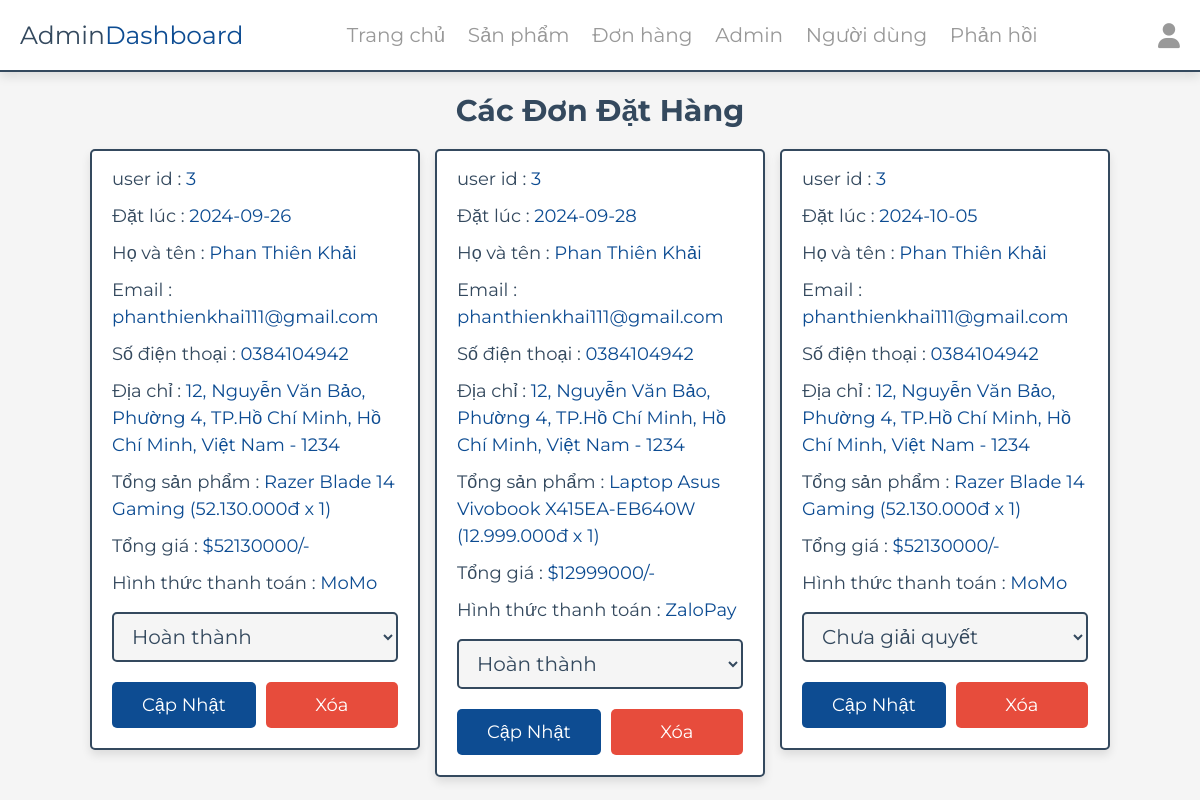
The page /admin/placed_orders.php (signed in) on the database its author committed.
### tables this page shows
CREATE TABLE `orders` (
  `id` int(100) NOT NULL,
  `user_id` int(100) NOT NULL,
  `name` varchar(20) NOT NULL,
  `number` varchar(10) NOT NULL,
  `email` varchar(50) NOT NULL,
  `method` varchar(50) NOT NULL,
  `address` varchar(500) NOT NULL,
  `total_products` varchar(1000) NOT NULL,
  `total_price` int(100) NOT NULL,
  `placed_on` date NOT NULL DEFAULT current_timestamp(),
  `payment_status` varchar(20) NOT NULL DEFAULT 'pending'
);

### admin/placed_orders.php (the view, shortened to what this page needs)
<?php
include '../components/connect.php';
?>
<!DOCTYPE html>
<html lang="en">
<head>
   <link rel="stylesheet" href="https://cdnjs.cloudflare.com/ajax/libs/font-awesome/6.1.1/css/all.min.css">
   <link rel="stylesheet" href="../css/admin_style.css">
</head>
<body>
   <?php include '../components/admin_header.php' ?>
   <section class="placed-orders">
      <h1 class="heading">Các đơn đặt hàng</h1>
      <div class="box-container">
         <?php
         $select_orders = $conn->prepare("SELECT * FROM `orders`");
         $select_orders->execute();
         if ($select_orders->rowCount() > 0) {
            while ($fetch_orders = $select_orders->fetch(PDO::FETCH_ASSOC)) {
         ?>
               <div class="box">
                  <p> user id : <span><?= $fetch_orders['user_id']; ?></span> </p>
                  <p> Đặt lúc : <span><?= $fetch_orders['placed_on']; ?></span> </p>
                  <p> Họ và tên : <span><?= $fetch_orders['name']; ?></span> </p>
                  <p> Email : <span><?= $fetch_orders['email']; ?></span> </p>
                  <p> Số điện thoại : <span><?= $fetch_orders['number']; ?></span> </p>
                  <p> Địa chỉ : <span><?= $fetch_orders['address']; ?></span> </p>
                  <p> Tổng sản phẩm : <span><?= $fetch_orders['total_products']; ?></span> </p>
                  <p> Tổng giá : <span>$<?= $fetch_orders['total_price']; ?>/-</span> </p>
                  <p> Hình thức thanh toán : <span><?= $fetch_orders['method']; ?></span> </p>
                  <form action="" method="POST">
                     <select name="payment_status" class="drop-down">
                        <option value="" selected disabled><?php
                                                            if ($fetch_orders['payment_status'] == 'pending') {
                                                               echo "Chưa giải quyết";
                                                            } else {
                                                               echo "Hoàn thành";
                                                            }
                                                            ?></option>
                     </select>
                     <div class="flex-btn">
                        <input type="submit" value="Cập nhật" class="btn" name="update_payment">
                        <a href="placed_orders.php?delete=<?= $fetch_orders['id']; ?>" class="delete-btn" onclick="return confirm('Xóa đơn hàng này?');">Xóa</a>
                     </div>
                  </form>
               </div>
         <?php
            }
         } else {
            echo '<p class="empty">Chưa có đơn đặt hàng!</p>';
         }
         ?>
      </div>
   </section>
</body>
</html>

### css/admin_style.css (style rules this page uses)
:root { --main-color: #0D4C92; --red: #e74c3c; --orange: #f39c12; --black: #34495e; --white: #fff; --light-bg: #f5f5f5; --light-orange:#e1af25; --light-color: #999; --border: .2rem solid var(--black); --box-shadow: 0 .5rem 1rem rgba(0, 0, 0, .1); }
* { font-family: 'Montserrat', sans-serif; margin: 0; padding: 0; box-sizing: border-box; text-decoration: none; outline: none; border: none; }
html { font-size: 62.5%; overflow-x: hidden; }
body { background-color: var(--light-bg); }
section { max-width: 1200px; margin: 0 auto; padding: 2rem; }
.btn, .delete-btn, .option-btn { display: block; margin-top: 1rem; border-radius: .5rem; cursor: pointer; width: 100%; font-size: 1.8rem; color: var(--white); padding: 1.2rem 3rem; text-transform: capitalize; text-align: center; }
.btn { background-color: var(--main-color); }
.delete-btn { background-color: var(--red); }
.flex-btn { display: flex; gap: 1rem; }
.heading { text-align: center; margin-bottom: 2rem; text-transform: capitalize; color: var(--black); font-size: 3rem; }
.placed-orders .box-container { display: grid; grid-template-columns: repeat(auto-fit, 33rem); gap: 1.5rem; justify-content: center; align-items: flex-start; }
.placed-orders .box-container .box { background-color: var(--white); border-radius: .5rem; box-shadow: var(--box-shadow); border: var(--border); padding: 2rem; padding-top: 1rem; }
.placed-orders .box-container .box p { padding: .5rem 0; line-height: 1.5; font-size: 1.8rem; color: var(--black); }
.placed-orders .box-container .box p span { color: var(--main-color); }
.placed-orders .box-container .box .drop-down { width: 100%; margin: 1rem 0; background-color: var(--light-bg); padding: 1rem 1.4rem; font-size: 2rem; color: var(--black); border: var(--border); border-radius: .5rem; }

### rows shown on the page
orders: user "3", placed_on "2024-09-26", name "Phan Thiên Khải", email "phanthienkhai111@gmail.com", number "0384104942", address "12, Nguyễn Văn Bảo, Phường 4, TP.Hồ Chí Minh, Hồ Chí Minh, Việt Nam - 1234", total_products "Razer Blade 14 Gaming (52.130.000 đ x 1)", total_price "52130000", method "MoMo"
orders: user "3", placed_on "2024-09-28", name "Phan Thiên Khải", email "phanthienkhai111@gmail.com", number "0384104942", address "12, Nguyễn Văn Bảo, Phường 4, TP.Hồ Chí Minh, Hồ Chí Minh, Việt Nam - 1234", total_products "Laptop Asus Vivobook X415EA-EB640W (12.999.000 đ x 1)", total_price "12999000", method "ZaloPay"
orders: user "3", placed_on "2024-10-05", name "Phan Thiên Khải", email "phanthienkhai111@gmail.com", number "0384104942", address "12, Nguyễn Văn Bảo, Phường 4, TP.Hồ Chí Minh, Hồ Chí Minh, Việt Nam - 1234", total_products "Razer Blade 14 Gaming (52.130.000 đ x 1)", total_price "52130000", method "MoMo"
